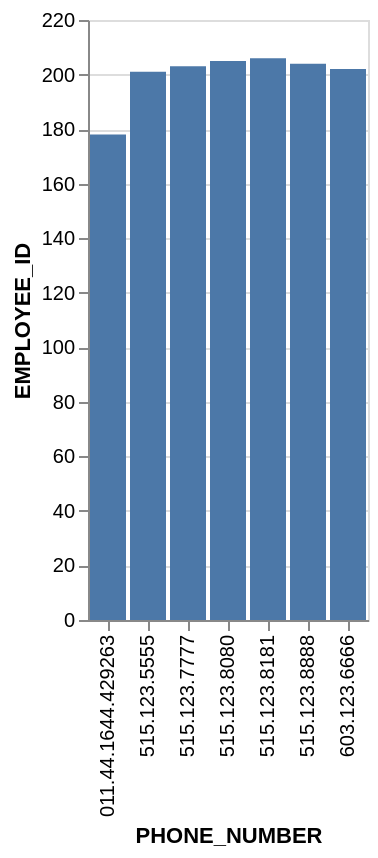

The specification (Vega-Lite) saved for this image:
### Vega-Lite specification from a JSON file in a GitHub repository (floating-point values rounded to 4 significant figures)
{"data": {"values": [{"x_data": "011.44.1644.429263", "y_data": 178}, {"x_data": "515.123.5555", "y_data": 201}, {"x_data": "515.123.7777", "y_data": 203}, {"x_data": "515.123.8080", "y_data": 205}, {"x_data": "515.123.8181", "y_data": 206}, {"x_data": "515.123.8888", "y_data": 204}, {"x_data": "603.123.6666", "y_data": 202}]}, "mark": "bar", "encoding": {"x": {"field": "x_data", "type": "nominal", "title": "PHONE_NUMBER", "sort": "ascending"}, "y": {"field": "y_data", "type": "quantitative", "title": "EMPLOYEE_ID"}}}
